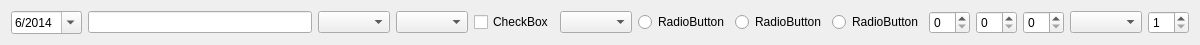
<?xml version="1.0" encoding="UTF-8"?>
<ui version="4.0">
 <class>ContactRecordDataView</class>
 <widget class="QWidget" name="ContactRecordDataView">
  <property name="geometry">
   <rect>
    <x>0</x>
    <y>0</y>
    <width>1200</width>
    <height>38</height>
   </rect>
  </property>
  <property name="windowTitle">
   <string>Form</string>
  </property>
  <layout class="QHBoxLayout" name="horizontalLayout">
   <item>
    <widget class="QDateEdit" name="dateEdit">
     <property name="displayFormat">
      <string>M/yyyy</string>
     </property>
     <property name="calendarPopup">
      <bool>true</bool>
     </property>
     <property name="date">
      <date>
       <year>2014</year>
       <month>6</month>
       <day>1</day>
      </date>
     </property>
    </widget>
   </item>
   <item>
    <widget class="QLineEdit" name="lineEdit"/>
   </item>
   <item>
    <widget class="QComboBox" name="comboBox"/>
   </item>
   <item>
    <widget class="QComboBox" name="comboBox_2"/>
   </item>
   <item>
    <widget class="QCheckBox" name="checkBox">
     <property name="text">
      <string>CheckBox</string>
     </property>
    </widget>
   </item>
   <item>
    <widget class="QComboBox" name="comboBox_3"/>
   </item>
   <item>
    <widget class="QRadioButton" name="radioButton">
     <property name="text">
      <string>RadioButton</string>
     </property>
    </widget>
   </item>
   <item>
    <widget class="QRadioButton" name="radioButton_2">
     <property name="text">
      <string>RadioButton</string>
     </property>
    </widget>
   </item>
   <item>
    <widget class="QRadioButton" name="radioButton_3">
     <property name="text">
      <string>RadioButton</string>
     </property>
    </widget>
   </item>
   <item>
    <widget class="QSpinBox" name="spinBox"/>
   </item>
   <item>
    <widget class="QSpinBox" name="spinBox_2"/>
   </item>
   <item>
    <widget class="QSpinBox" name="spinBox_3"/>
   </item>
   <item>
    <widget class="QComboBox" name="comboBox_4"/>
   </item>
   <item>
    <widget class="QDateEdit" name="dateEdit_2">
     <property name="displayFormat">
      <string>M</string>
     </property>
    </widget>
   </item>
  </layout>
 </widget>
 <resources/>
 <connections/>
</ui>
